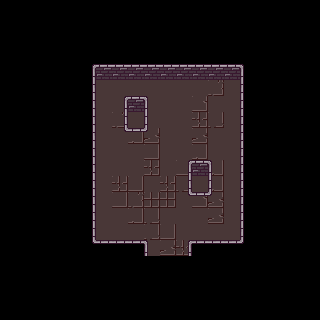

Rendered tile map (Tiled .tmx) drawn with the repository's tilesets; below, a short description and the full map source, tile grids included:
An orthogonal 20x20 tile map with 16x16 px tiles, 2 tile layers (bg_layer, wall_layer), 2 tilesets and 17 objects (spawn_point).

<map version="1.5" tiledversion="1.7.0" orientation="orthogonal" renderorder="right-down" width="20" height="20" tilewidth="16" tileheight="16" infinite="0" nextlayerid="5" nextobjectid="7">
 <editorsettings>
  <export target="waitingRoom.json" format="json" />
 </editorsettings>
 <tileset firstgid="1" name="tinyroom" tilewidth="16" tileheight="16" tilecount="35" columns="7">
  <image source="tinyroom.png" width="112" height="80" />
  <tile id="0">
   <objectgroup draworder="index" id="2">
    <object id="1" x="12" y="0" width="4" height="16" />
   </objectgroup>
  </tile>
  <tile id="1">
   <objectgroup draworder="index" id="2">
    <object id="1" x="0" y="0" width="16" height="16" />
   </objectgroup>
  </tile>
  <tile id="2">
   <objectgroup draworder="index" id="2">
    <object id="1" x="0" y="0" width="4" height="16" />
   </objectgroup>
  </tile>
  <tile id="7">
   <objectgroup draworder="index" id="2">
    <object id="1" x="12" y="0" width="4" height="16" />
   </objectgroup>
  </tile>
  <tile id="9">
   <objectgroup draworder="index" id="2">
    <object id="1" x="0" y="0" width="4" height="16" />
   </objectgroup>
  </tile>
  <tile id="14">
   <objectgroup draworder="index" id="2">
    <object id="1" x="12" y="0" width="4" height="4" />
   </objectgroup>
  </tile>
  <tile id="15">
   <objectgroup draworder="index" id="2">
    <object id="1" x="0" y="0" width="16" height="4" />
   </objectgroup>
  </tile>
  <tile id="16">
   <objectgroup draworder="index" id="2">
    <object id="1" x="0" y="0" width="4" height="4" />
   </objectgroup>
  </tile>
 </tileset>
 <tileset firstgid="36" name="tileset" tilewidth="16" tileheight="16" tilecount="256" columns="16">
  <image source="tileset.png" width="256" height="256" />
  <tile id="101">
   <objectgroup draworder="index" id="2">
    <object id="1" x="0" y="11" width="16" height="5" />
   </objectgroup>
  </tile>
  <tile id="102">
   <objectgroup draworder="index" id="2">
    <object id="1" x="0" y="0" width="16" height="16" />
   </objectgroup>
  </tile>
  <tile id="117">
   <objectgroup draworder="index" id="2">
    <object id="1" x="0" y="0" width="16" height="16" />
   </objectgroup>
  </tile>
  <tile id="118">
   <objectgroup draworder="index" id="2">
    <object id="1" x="0" y="0" width="16" height="16" />
   </objectgroup>
  </tile>
  <tile id="167">
   <objectgroup draworder="index" id="2">
    <object id="1" x="4" y="0" width="8" height="14" />
   </objectgroup>
  </tile>
 </tileset>
 <layer id="1" name="bg_layer" width="20" height="20">
  <data encoding="csv">
0,0,0,0,0,0,0,0,0,0,0,0,0,0,0,0,0,0,0,0,
0,0,0,0,0,0,0,0,0,0,0,0,0,0,0,0,0,0,0,0,
0,0,0,0,0,0,0,0,0,0,0,0,0,0,0,0,0,0,0,0,
0,0,0,0,0,0,0,0,0,0,0,0,0,0,0,0,0,0,0,0,
0,0,0,0,0,0,0,0,0,0,0,0,0,0,0,0,0,0,0,0,
0,0,0,0,0,0,9,9,9,9,9,9,9,13,9,0,0,0,0,0,
0,0,0,0,0,0,9,9,6,9,9,9,6,9,9,0,0,0,0,0,
0,0,0,0,0,0,9,13,13,9,9,9,27,14,9,0,0,0,0,0,
0,0,0,0,0,0,9,9,7,20,9,9,20,9,9,0,0,0,0,0,
0,0,0,0,0,0,9,9,9,21,9,9,7,9,9,0,0,0,0,0,
0,0,0,0,0,0,9,9,9,27,9,21,21,7,9,0,0,0,0,0,
0,0,0,0,0,0,9,27,21,9,27,14,13,7,9,0,0,0,0,0,
0,0,0,0,0,0,9,21,13,28,28,9,6,20,9,0,0,0,0,0,
0,0,0,0,0,0,9,9,7,14,9,9,9,20,9,0,0,0,0,0,
0,0,0,0,0,0,9,9,9,14,21,9,9,9,9,0,0,0,0,0,
0,0,0,0,0,0,0,0,0,9,20,27,0,0,0,0,0,0,0,0,
0,0,0,0,0,0,0,0,0,0,0,0,0,0,0,0,0,0,0,0,
0,0,0,0,0,0,0,0,0,0,0,0,0,0,0,0,0,0,0,0,
0,0,0,0,0,0,0,0,0,0,0,0,0,0,0,0,0,0,0,0,
0,0,0,0,0,0,0,0,0,0,0,0,0,0,0,0,0,0,0,0
</data>
 </layer>
 <layer id="2" name="wall_layer" width="20" height="20">
  <data encoding="csv">
0,0,0,0,0,0,0,0,0,0,0,0,0,0,0,0,0,0,0,0,
0,0,0,0,0,0,0,0,0,0,0,0,0,0,0,0,0,0,0,0,
0,0,0,0,0,0,0,0,0,0,0,0,0,0,0,0,0,0,0,0,
0,0,0,0,0,0,0,0,0,0,0,0,0,0,0,0,0,0,0,0,
0,0,0,0,0,1,2,2,2,2,2,2,2,2,2,3,0,0,0,0,
0,0,0,0,0,8,0,0,0,0,0,0,0,0,0,10,0,0,0,0,
0,0,0,0,0,8,0,1,2,3,0,0,0,0,0,10,0,0,0,0,
0,0,0,0,0,8,0,8,9,10,0,0,0,0,0,10,0,0,0,0,
0,0,0,0,0,8,0,15,16,17,0,0,0,0,0,10,0,0,0,0,
0,0,0,0,0,8,0,0,0,0,0,0,0,0,0,10,0,0,0,0,
0,0,0,0,0,8,0,0,0,0,0,1,2,3,0,10,0,0,0,0,
0,0,0,0,0,8,0,0,0,0,0,8,9,10,0,10,0,0,0,0,
0,0,0,0,0,8,0,0,0,0,0,15,16,17,0,10,0,0,0,0,
0,0,0,0,0,8,0,0,0,0,0,0,0,0,0,10,0,0,0,0,
0,0,0,0,0,8,0,0,0,0,0,0,0,0,0,10,0,0,0,0,
0,0,0,0,0,15,16,16,16,3,0,1,16,16,16,17,0,0,0,0,
0,0,0,0,0,0,0,0,0,0,0,0,0,0,0,0,0,0,0,0,
0,0,0,0,0,0,0,0,0,0,0,0,0,0,0,0,0,0,0,0,
0,0,0,0,0,0,0,0,0,0,0,0,0,0,0,0,0,0,0,0,
0,0,0,0,0,0,0,0,0,0,0,0,0,0,0,0,0,0,0,0
</data>
 </layer>
 <objectgroup id="3" name="fov_layer">
  <object id="2" x="94.5905" y="66.1192">
   <polygon points="0,0 148.011,-0.00387758 147.067,175.843 95.2886,176.095 95.1997,188.535 51.5806,188.778 51.1636,175.869 0.22526,175.894" />
  </object>
  <object id="5" x="189.713" y="161.962">
   <polygon points="0,0 -0.239234,31.5789 20.5742,32.0574 20.3349,-0.239234" />
  </object>
  <object id="6" x="126.077" y="97.8469">
   <polygon points="0,0 0.239234,32.0574 19.6172,31.5789 19.6172,0" />
  </object>
 </objectgroup>
 <objectgroup id="4" name="item_layer">
  <object id="4" name="spawn_point" x="166.571" y="158.445">
   <point />
  </object>
 </objectgroup>
</map>
